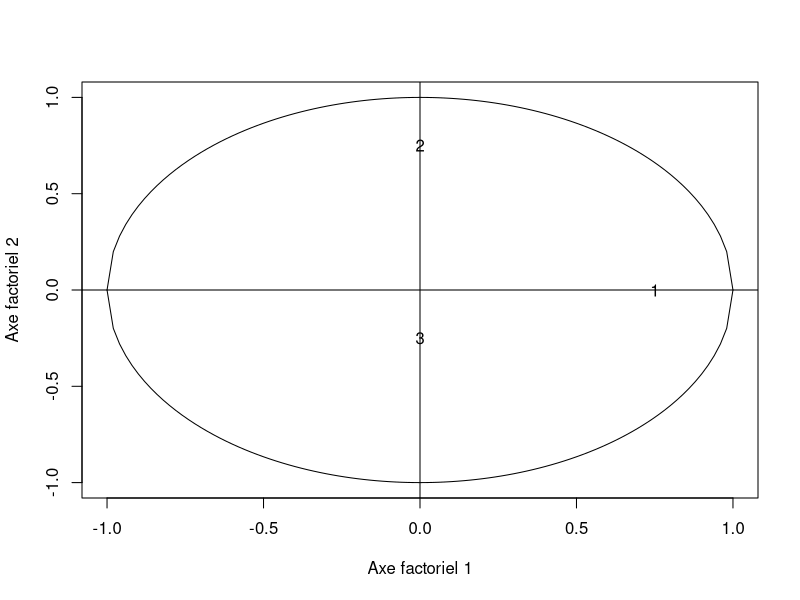
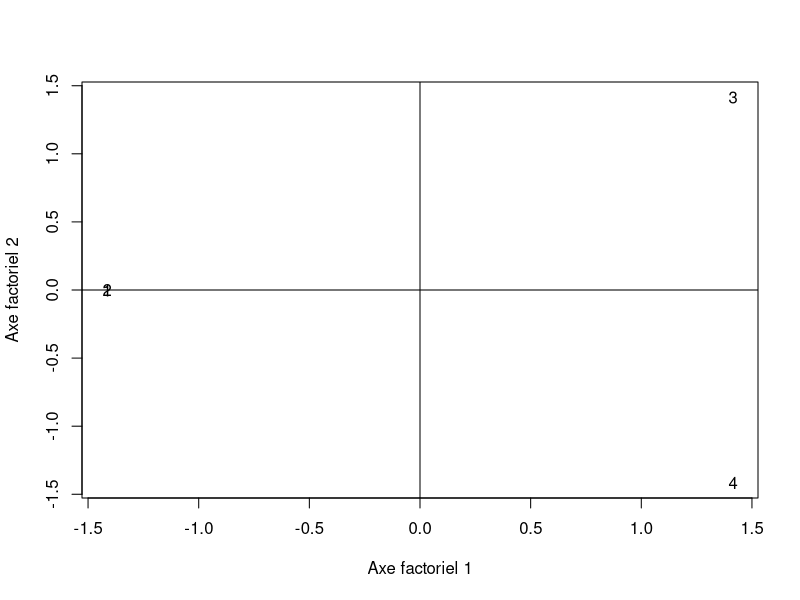

These figures' R source, in order:
X <- matrix(c(3, 4, 3, 1, 4, 3, 2, 3, 6, 2, 1, 4), 
            nrow = 4, 
            ncol = 3, 
            byrow = T)
X <- scale(X, center = T, scale = F)
n <- dim(X)[1]
Dp <- diag(n) * 1 / n
V <- t(X) %*% Dp %*% X
tmp <- eigen(V, symmetric = T)
L <- diag(tmp$values)
cat("\nValeurs propres\n")
prmatrix(L)
U <- tmp$vectors
cat("\nVecteurs propres\n")
prmatrix(U)
C <- X %*% U
cat("\nComposantes principales\n")
prmatrix(C)
COR <- diag(1 / apply(X^2, 1, sum)) %*% C^2
cat("\nContributions axe/individu\n")
prmatrix(COR)
CTR <- (1 / n) * C^2 %*% diag(1 / diag(L))
cat("\nContributions individu/axe\n")
prmatrix(CTR)
XCentreeReduite <- scale(X, center = T, scale = T)
D <- 1 / n * t(XCentreeReduite) %*%  XCentreeReduite
cat("\nRepresentation des variables\n")
print(D)

png("plotVariables.png", width = 400, height = 400)
plot(-1:1, -1:1,
     type = "n",
     xlab = "Axe factoriel 1",
     ylab = "Axe factoriel 2")
text(D[, 1], D[, 2], c(1, 2, 3))
abline(h = 0, v = 0)
curve(sqrt(1 - x^2), -1, 1, add = T)
curve(-sqrt(1 - x^2), -1, 1, add = T)
dev.off()
cat("plotVariables.png sauvegardee\n")

#png("plotVariablesAxe13.png", width = 400, height = 400)
#plot(-1:1, -1:1,
#     type = "n",
#     xlab = "Axe factoriel 1",
#     ylab = "Axe factoriel 3")
#text(D[, 1], D[, 3], c(1, 2, 3))
#abline(h = 0)
#abline(v = 0)
#curve(sqrt(1 - x^2), -1, 1, add = T)
#curve(-sqrt(1 - x^2), -1, 1, add = T)
#dev.off()
#cat("plotVariablesAxe13.png sauvegardee\n")

png("plotIndividus.png", width = 400, height = 400)
plot(C[, 1], C[, 2], 
     type = "n",
     xlab = "Axe factoriel 1",
     ylab = "Axe factoriel 2")
text(C[, 1], C[, 2], c(1, 2, 3, 4))
abline(h = 0, v = 0)
dev.off()
cat("plotIndividus.png sauvegardee\n")

K1 <- C[, 1] %*% t(U[, 1])
K2 <- K1 + C[, 2] %*% t(U[, 2])
K3 <- K2 + C[, 3] %*% t(U[, 3])
cat("\nK1 <- C[, 1] %*% t(U[, 1])\n")
prmatrix(K1)
cat("\nK2 <- K1 + C[, 2] %*% t(U[, 2])\n")
prmatrix(K2)
cat("\nK3 <- K2 + C[, 3] %*% t(U[, 3])\n")
prmatrix(K3)
